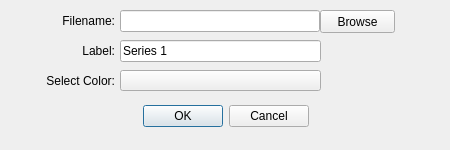
<?xml version="1.0" encoding="UTF-8"?>
<ui version="4.0">
 <class>add_imeds_data</class>
 <widget class="QDialog" name="add_imeds_data">
  <property name="windowModality">
   <enum>Qt::WindowModal</enum>
  </property>
  <property name="geometry">
   <rect>
    <x>0</x>
    <y>0</y>
    <width>450</width>
    <height>150</height>
   </rect>
  </property>
  <property name="sizePolicy">
   <sizepolicy hsizetype="Fixed" vsizetype="Fixed">
    <horstretch>0</horstretch>
    <verstretch>0</verstretch>
   </sizepolicy>
  </property>
  <property name="minimumSize">
   <size>
    <width>450</width>
    <height>150</height>
   </size>
  </property>
  <property name="maximumSize">
   <size>
    <width>450</width>
    <height>150</height>
   </size>
  </property>
  <property name="windowTitle">
   <string>Add IMEDS Data</string>
  </property>
  <widget class="QDialogButtonBox" name="buttonBox">
   <property name="geometry">
    <rect>
     <x>10</x>
     <y>100</y>
     <width>431</width>
     <height>32</height>
    </rect>
   </property>
   <property name="orientation">
    <enum>Qt::Horizontal</enum>
   </property>
   <property name="standardButtons">
    <set>QDialogButtonBox::Cancel|QDialogButtonBox::Ok</set>
   </property>
   <property name="centerButtons">
    <bool>true</bool>
   </property>
  </widget>
  <widget class="QLineEdit" name="text_filename">
   <property name="geometry">
    <rect>
     <x>120</x>
     <y>10</y>
     <width>200</width>
     <height>22</height>
    </rect>
   </property>
   <property name="sizePolicy">
    <sizepolicy hsizetype="Fixed" vsizetype="Fixed">
     <horstretch>0</horstretch>
     <verstretch>0</verstretch>
    </sizepolicy>
   </property>
   <property name="minimumSize">
    <size>
     <width>200</width>
     <height>20</height>
    </size>
   </property>
   <property name="readOnly">
    <bool>true</bool>
   </property>
   <property name="clearButtonEnabled">
    <bool>false</bool>
   </property>
  </widget>
  <widget class="QPushButton" name="browse_filebrowse">
   <property name="geometry">
    <rect>
     <x>320</x>
     <y>10</y>
     <width>75</width>
     <height>23</height>
    </rect>
   </property>
   <property name="sizePolicy">
    <sizepolicy hsizetype="Fixed" vsizetype="Fixed">
     <horstretch>0</horstretch>
     <verstretch>0</verstretch>
    </sizepolicy>
   </property>
   <property name="minimumSize">
    <size>
     <width>75</width>
     <height>23</height>
    </size>
   </property>
   <property name="text">
    <string>Browse</string>
   </property>
  </widget>
  <widget class="QLabel" name="label_seriesname">
   <property name="geometry">
    <rect>
     <x>15</x>
     <y>40</y>
     <width>100</width>
     <height>21</height>
    </rect>
   </property>
   <property name="minimumSize">
    <size>
     <width>100</width>
     <height>0</height>
    </size>
   </property>
   <property name="maximumSize">
    <size>
     <width>100</width>
     <height>16777215</height>
    </size>
   </property>
   <property name="text">
    <string>Label:</string>
   </property>
   <property name="alignment">
    <set>Qt::AlignRight|Qt::AlignTrailing|Qt::AlignVCenter</set>
   </property>
  </widget>
  <widget class="QLineEdit" name="text_seriesname">
   <property name="geometry">
    <rect>
     <x>120</x>
     <y>40</y>
     <width>201</width>
     <height>22</height>
    </rect>
   </property>
   <property name="text">
    <string>Series 1</string>
   </property>
  </widget>
  <widget class="QLabel" name="label_color">
   <property name="geometry">
    <rect>
     <x>15</x>
     <y>70</y>
     <width>100</width>
     <height>21</height>
    </rect>
   </property>
   <property name="minimumSize">
    <size>
     <width>100</width>
     <height>0</height>
    </size>
   </property>
   <property name="maximumSize">
    <size>
     <width>100</width>
     <height>16777215</height>
    </size>
   </property>
   <property name="text">
    <string>Select Color:</string>
   </property>
   <property name="alignment">
    <set>Qt::AlignRight|Qt::AlignTrailing|Qt::AlignVCenter</set>
   </property>
  </widget>
  <widget class="QPushButton" name="button_IMEDSColor">
   <property name="geometry">
    <rect>
     <x>120</x>
     <y>70</y>
     <width>201</width>
     <height>21</height>
    </rect>
   </property>
   <property name="text">
    <string/>
   </property>
  </widget>
  <widget class="QLabel" name="label_filename">
   <property name="geometry">
    <rect>
     <x>15</x>
     <y>10</y>
     <width>100</width>
     <height>21</height>
    </rect>
   </property>
   <property name="minimumSize">
    <size>
     <width>100</width>
     <height>0</height>
    </size>
   </property>
   <property name="maximumSize">
    <size>
     <width>100</width>
     <height>16777215</height>
    </size>
   </property>
   <property name="text">
    <string>Filename:</string>
   </property>
   <property name="alignment">
    <set>Qt::AlignRight|Qt::AlignTrailing|Qt::AlignVCenter</set>
   </property>
  </widget>
 </widget>
 <resources/>
 <connections>
  <connection>
   <sender>buttonBox</sender>
   <signal>accepted()</signal>
   <receiver>add_imeds_data</receiver>
   <slot>accept()</slot>
   <hints>
    <hint type="sourcelabel">
     <x>248</x>
     <y>254</y>
    </hint>
    <hint type="destinationlabel">
     <x>157</x>
     <y>274</y>
    </hint>
   </hints>
  </connection>
  <connection>
   <sender>buttonBox</sender>
   <signal>rejected()</signal>
   <receiver>add_imeds_data</receiver>
   <slot>reject()</slot>
   <hints>
    <hint type="sourcelabel">
     <x>316</x>
     <y>260</y>
    </hint>
    <hint type="destinationlabel">
     <x>286</x>
     <y>274</y>
    </hint>
   </hints>
  </connection>
 </connections>
</ui>
